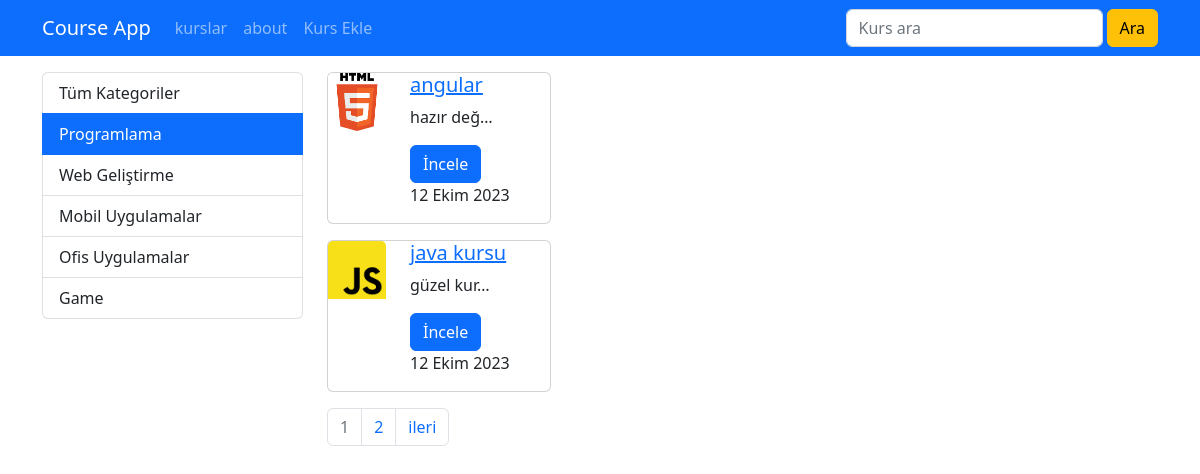
The page /kurs/kategori/programlama on the database its author committed.
### courses/models.py (models this page shows, shortened)
class Category(models.Model):
    name = models.CharField(max_length=40)
    slug = models.SlugField(default="", db_index=True, null= False, unique=True, max_length=50)

class course(models.Model):
    title = models.CharField(max_length=50)
    description = models.TextField()
    imageUrl = models.CharField(max_length=50, blank=False)
    date = models.DateField(auto_now=True)
    isActive = models.BooleanField(default=False)
    isHome = models.BooleanField(default=False)
    slug = models.SlugField(default="",blank=True,  null=False, unique=True, db_index=True)
    categories =models.ManyToManyField(Category)

### courses/views.py (the view)
# urls.py: path("kategori/<slug:slug>", views.getCoursesByCategory, name="courses_by"),
def getCoursesByCategory(request,slug):
        kurslar = course.objects.filter(categories__slug=slug, isActive=True).order_by("date")
        kategoriler = Category.objects.all()
        paginator = Paginator(kurslar, 2)
        page = request.GET.get('page', 1)
        page_obj = paginator.page(page)
        return render(request, 'courses/list.html', {
        'categories' : kategoriler,
        'courses' : page_obj,
        'selected_category' : slug
        })

### courses/templates/courses/list.html (shortened to what this page needs)
{% extends "layout.html" %}
{% load static %}
{% block body %}
<div class="container mt-3">
    <div class="row">
        <div class="col-3" >
          {% include "courses/partials/_category.html" %}
        </div>
        <div class="col-9">
          {% for cours in courses %}
                  {% include "courses/partials/_course.html" %}
          {% endfor %}
          {% include "courses/partials/_pagination.html" %}
          </div>
    </div>
</div>
{% endblock body %}

### courses/templates/courses/partials/_category.html
  <div class="list-group">
    <a href="/kurs" class="list-group-item list-group-item-action{% if selected_category is None %} active{% endif %}">Tüm Kategoriler</a>
    {% for categor in categories %}
       <a href="{% url 'courses_by' categor.slug %}" class="list-group-item list-group-item-action {% if selected_category == categor.slug %} active{% endif %}" >{{categor.name|title}}</a>
       {% endfor %}
 </div>

### courses/templates/courses/partials/_course.html (shortened to what this page needs)
{% load static %}
<div class="card mb-3" style="width: 14rem;">
    <div class="row">
        <div class="col-4 ">
            <img class="card-img-top" src="{% static 'courses/img/' %}{{ cours.imageUrl }}" alt="{{cours.title}}">
        </div>
        <div class="col-8 ">
          <h5 class="card-title">
              <a href="{% url 'course_details' cours.slug  %}">
                  {{cours.title}}
              </a>
          </h5>
          <p class="card-text">{{cours.description|truncatechars:10}}</p>
          <a href="{% url 'course_details' cours.slug %}" class="btn btn-primary">İncele</a>
          <p>{{cours.date}}</p>
        </div>
    </div>
  </div>

### rows shown on the page
Category: name "Programlama"
Category: name "Web Geliştirme"
Category: name "Mobil Uygulamalar"
Category: name "Ofis Uygulamalar"
Category: name "Game"
course: imageUrl (picture), title "angular", description "hazır değ…", date "12 Ekim 2023"
course: imageUrl (picture), title "java kursu", description "güzel kur…", date "12 Ekim 2023"

### other values the page prints
{{ i }} "1"
{{ i }} "2"
